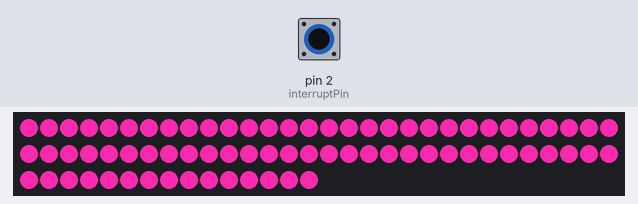
The sketch below on a simulated Arduino Uno, built with avr-gcc and run on an emulated ATmega328P. On the bench: 75 RGB LEDs in strip order, left to right, continuing on the next row. Inputs (shaded band) come from the test bench; at power-on: pin 2 (interruptPin) HIGH. Random numbers use the default seed unless the sketch sets one.

1.3 s: pin 2 (interruptPin) pulled LOW for 0.15 s
2.0 s: pin 2 (interruptPin) pulled LOW for 1 s
3.6 s: pin 2 (interruptPin) pulled LOW for 0.15 s
4.3 s: pin 2 (interruptPin) pulled LOW for 3.2 s
8.1 s: pin 2 (interruptPin) pulsed LOW 5 times (0.12 s each, 0.3 s apart)
Above: at 9.35 s.

The sketch:

fringeCode2018.ino
```cpp
#include <Adafruit_NeoPixel.h>
int constexpr NUM_LEDS = 75;

// Parameter 1 = number of pixels in strip
// Parameter 2 = pin number (most are valid)
// Parameter 3 = pixel type flags, add together as needed:
//   NEO_KHZ800  800 KHz bitstream (most NeoPixel products w/WS2812 LEDs)
//   NEO_KHZ400  400 KHz (classic 'v1' (not v2) FLORA pixels, WS2811 drivers)
//   NEO_GRB     Pixels are wired for GRB bitstream (most NeoPixel products)
//   NEO_RGB     Pixels are wired for RGB bitstream (v1 FLORA pixels, not v2)

const int interruptPin = 2; // the momentary button should be wired directly to this pin and to the ground
volatile int selector = 1;  // this variable will be iterated by the interrupt. Volatile qualifier allows the selector to incrememnt.
int LEDpin = 6;             // Pin for LED strip

auto strip = Adafruit_NeoPixel(NUM_LEDS, LEDpin, NEO_GRB + NEO_KHZ800); // initializes the LED strip

void setup()
{
  strip.begin();
  strip.show(); // Initialize all pixels to 'off'

  pinMode(interruptPin, INPUT_PULLUP);                                // the interruptPin is initialized with the pull-up resistor enabled
  attachInterrupt(digitalPinToInterrupt(interruptPin), next, RISING); // attaches interrupt handler
}

// main function. edit effect parameters (color, time etc.)

void loop()
{

  switch (selector)
  {

  case 1:
    Twinkle(0xff, 0xff, 0xff, 10, 100, true); // white
    break;

  case 2:
    TwinkleRandom(20, 200, true); // random
    break;

  case 3:
    Twinkle(0xeb, 0x28, 0xa3, 10, 100, false); // pink EB28A3
    break;

  case 4:
    CylonBounce(0x12, 0xa1, 0x3d, 4, 10, 50); // 12A13D green
    break;

  case 5:
    TwinkleRandom(20, 200, true); // random
    break;

  case 6:
    Twinkle(0xff, 0xb3, 0x19, 10, 100, false); // ffb319 yellow
    break;

  case 7:
    Twinkle(0xff, 0x00, 0x00, 10, 100, false); // red
    break;

  case 8:
    CylonBounce(0x12, 0xa1, 0x3d, 4, 50, 50); // 12A13D green & faster
    break;

  case 9:
    SnowSparkle(0xeb, 0x28, 0xa3, 20, 200); // EB28A3
    break;

  case 10:
    Twinkle(0x1a, 0x0b, 0x9e, 10, 100, false); // 1A0B9E dark blue
    break;

  case 11:
    Twinkle(0x4e, 0xc8, 0xfc, 10, 100, false); // 4EC8FC light blue
    break;

  case 12:
    Twinkle(0x1a, 0x0b, 0x9e, 10, 100, false); // 1A0B9E dark blue
    break;

  case 13:
    SnowSparkle(0xeb, 0x28, 0xa3, 20, 200); // EB28A3 pink
    break;

  case 14:
    Twinkle(0xfc, 0xe0, 0xc0, 10, 100, false); // FCE0C0 amber
    break;

  case 15:
    Twinkle(0xff, 0xff, 0xff, 10, 100, false); // white
    break;

  case 16:
    rainbowCycle(20); // rainbow
    break;

  case 17:
    Twinkle(0xff, 0x00, 0x00, 10, 100, false); // red
    break;

  case 18:
    Twinkle(0xfc, 0xe0, 0xc0, 10, 100, false); // FCE0C0 amber
    break;

  case 19:
    Twinkle(0x1a, 0x0b, 0x9e, 10, 100, false); // 1A0B9E dark blue
    break;

  case 20:
    TwinkleRandom(20, 200, true); // random
    break;

  case 21:
    Strobe(0xff, 0xff, 0xff, 10, 50, 1000); // strobe
    break;

  case 23:
    selector = 1; // returns to case 1
    break;
  }
}

// BEGIN STROBE

void Strobe(byte red, byte green, byte blue, int StrobeCount, int FlashDelay, int EndPause)
{
  for (int j = 0; j < StrobeCount; j++)
  {
    setAll(red, green, blue);
    showStrip();
    delay(FlashDelay);
    setAll(0, 0, 0);
    showStrip();
    delay(FlashDelay);
  }
  delay(EndPause);
}

// END STROBE

// BEGIN SPARKLE

void Sparkle(byte red, byte green, byte blue, int SpeedDelay)
{
  int Pixel = random(NUM_LEDS);
  setPixel(Pixel, red, green, blue);
  showStrip();
  delay(SpeedDelay);
  setPixel(Pixel, 0, 0, 0);
}

// END SPARKLE

// START RANDOM COLOR TWINKLE

void TwinkleRandom(int Count, int SpeedDelay, boolean OnlyOne)
{
  setAll(0, 0, 0);

  for (int i = 0; i < Count; i++)
  {
    setPixel(random(NUM_LEDS), random(0, 255), random(0, 255), random(0, 255));
    showStrip();
    delay(SpeedDelay);
    if (OnlyOne)
    {
      setAll(0, 0, 0);
    }
  }
  delay(SpeedDelay);
}

// END RANDOM COLOR TWINKLE

// START RAINBOW CYCLE

void rainbowCycle(int SpeedDelay)
{
  byte *c;
  uint16_t i, j;

  for (j = 0; j < 256 * 5; j++)
  { // 5 cycles of all colors on wheel
    for (i = 0; i < NUM_LEDS; i++)
    {
      c = Wheel(((i * 256 / NUM_LEDS) + j) & 255);
      setPixel(i, *c, *(c + 1), *(c + 2));
    }
    showStrip();
    delay(SpeedDelay);
  }
}

byte *Wheel(byte WheelPos)
{
  static byte c[3];

  if (WheelPos < 85)
  {
    c[0] = WheelPos * 3;
    c[1] = 255 - WheelPos * 3;
    c[2] = 0;
  }
  else if (WheelPos < 170)
  {
    WheelPos -= 85;
    c[0] = 255 - WheelPos * 3;
    c[1] = 0;
    c[2] = WheelPos * 3;
  }
  else
  {
    WheelPos -= 170;
    c[0] = 0;
    c[1] = WheelPos * 3;
    c[2] = 255 - WheelPos * 3;
  }

  return c;
}

// END RAINBOW CYCLE

// START SNOW SPARKLE

void SnowSparkle(byte red, byte green, byte blue, int SparkleDelay, int SpeedDelay)
{
  setAll(red, green, blue);

  int Pixel = random(NUM_LEDS);
  setPixel(Pixel, 0xff, 0xff, 0xff);
  showStrip();
  delay(SparkleDelay);
  setPixel(Pixel, red, green, blue);
  showStrip();
  delay(SpeedDelay);
}

// END SNOW SPARKLE

// START COLOR TWINKLE

void Twinkle(byte red, byte green, byte blue, int Count, int SpeedDelay, boolean OnlyOne)
{
  setAll(0, 0, 0);

  for (int i = 0; i < Count; i++)
  {
    setPixel(random(NUM_LEDS), red, green, blue);
    showStrip();
    delay(SpeedDelay);
    if (OnlyOne)
    {
      setAll(0, 0, 0);
    }
  }

  delay(SpeedDelay);
}

// END COLOR TWINKLE

// START CYLON BOUNCE

void CylonBounce(byte red, byte green, byte blue, int EyeSize, int SpeedDelay, int ReturnDelay)
{

  for (int i = 0; i < NUM_LEDS - EyeSize - 2; i++)
  {
    setAll(0, 0, 0);
    setPixel(i, red / 10, green / 10, blue / 10);
    for (int j = 1; j <= EyeSize; j++)
    {
      setPixel(i + j, red, green, blue);
    }
    setPixel(i + EyeSize + 1, red / 10, green / 10, blue / 10);
    showStrip();
    delay(SpeedDelay);
  }

  delay(ReturnDelay);

  for (int i = NUM_LEDS - EyeSize - 2; i > 0; i--)
  {
    setAll(0, 0, 0);
    setPixel(i, red / 10, green / 10, blue / 10);
    for (int j = 1; j <= EyeSize; j++)
    {
      setPixel(i + j, red, green, blue);
    }
    setPixel(i + EyeSize + 1, red / 10, green / 10, blue / 10);
    showStrip();
    delay(SpeedDelay);
  }

  delay(ReturnDelay);
}

// END CYLON NOUNCE
// END EFFECTS USED IN SWITCH

// used to advance the cases by increments of 1, using the pushbutton

void next()
{
  selector++;
}

void showStrip()
{
#ifdef ADAFRUIT_NEOPIXEL_H
  // NeoPixel
  strip.show();
#endif
#ifndef ADAFRUIT_NEOPIXEL_H
  // FastLED
  FastLED.show();
#endif
}

void setPixel(int Pixel, byte red, byte green, byte blue)
{
#ifdef ADAFRUIT_NEOPIXEL_H
  // NeoPixel

  strip.setPixelColor(Pixel, strip.Color(red, green, blue));

#endif
#ifndef ADAFRUIT_NEOPIXEL_H
  // FastLED
  leds[Pixel].r = red;
  leds[Pixel].g = green;
  leds[Pixel].b = blue;
#endif
}

void setAll(byte red, byte green, byte blue)
{
  for (int i = 0; i < NUM_LEDS; i++)
  {
    setPixel(i, red, green, blue);
  }
  showStrip();
}
```
